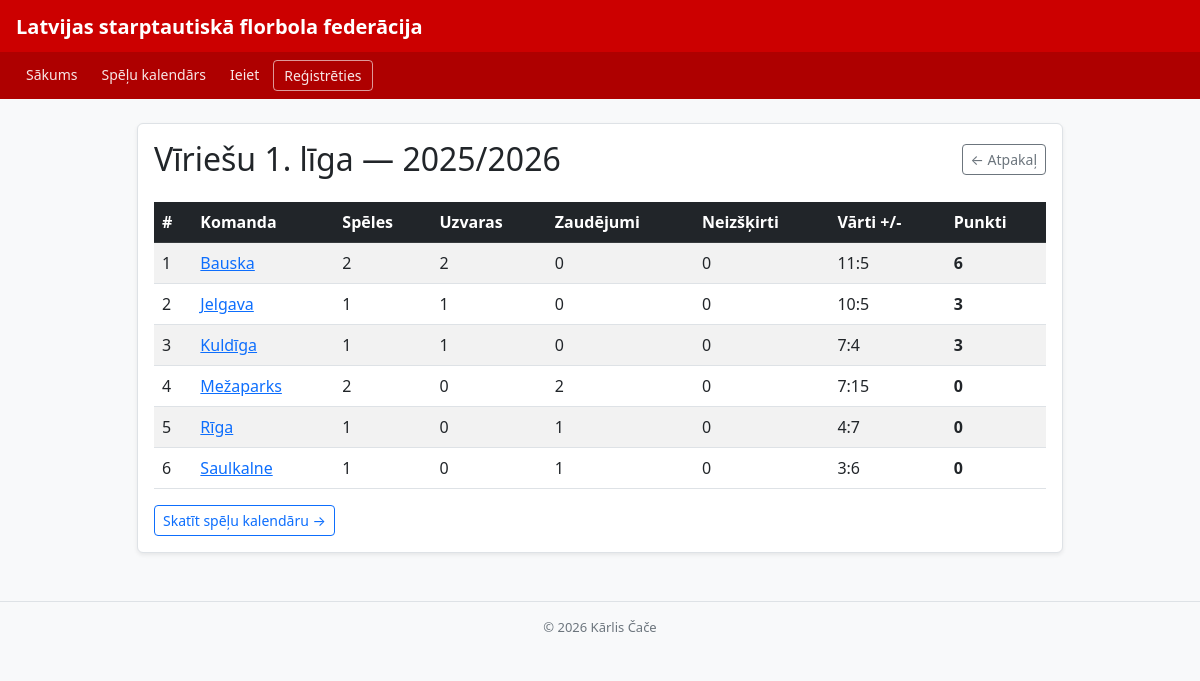
The app's page /tabula/2 with its own data.
### tables this page shows
CREATE TABLE ligas (
            id        INTEGER PRIMARY KEY AUTOINCREMENT,
            nosaukums TEXT NOT NULL,
            sezona    TEXT NOT NULL
        );

CREATE TABLE komandas (
            id        INTEGER PRIMARY KEY AUTOINCREMENT,
            nosaukums TEXT NOT NULL,
            liga_id   INTEGER NOT NULL,
            FOREIGN KEY (liga_id) REFERENCES ligas(id)
        );

### app.py (the view)
@app.route("/tabula/<int:liga_id>")
def tabula(liga_id):
    conn = get_db()
    liga = conn.execute("SELECT * FROM ligas WHERE id = ?", (liga_id,)).fetchone()
    if not liga:
        conn.close()
        flash("Šāda līga neeksistē!", "error")
        return redirect(url_for("sakums"))
    komandas_raw = conn.execute(
        "SELECT * FROM komandas WHERE liga_id = ?", (liga_id,)
    ).fetchall()
    speles = conn.execute(
        "SELECT * FROM speles WHERE liga_id = ?", (liga_id,)
    ).fetchall()
    conn.close()
    stat = {}
    for k in komandas_raw:
        stat[k["id"]] = {
            "id": k["id"], "nosaukums": k["nosaukums"],
            "speles": 0, "uzvaras": 0, "zaudejumi": 0,
            "neizskirts": 0, "guti": 0, "ielaistie": 0, "punkti": 0
        }
    for s in speles:
        majas  = s["majas_komanda_id"]
        viesi  = s["viesi_komanda_id"]
        majas_goli = s["majas_varti"]
        viesi_goli = s["viesi_varti"]
        if majas in stat and viesi in stat:
            stat[majas]["speles"] += 1
            stat[viesi]["speles"] += 1
            stat[majas]["guti"]      += majas_goli
            stat[majas]["ielaistie"] += viesi_goli
            stat[viesi]["guti"]      += viesi_goli
            stat[viesi]["ielaistie"] += majas_goli
            if majas_goli > viesi_goli:
                stat[majas]["uzvaras"]  += 1
                stat[majas]["punkti"]   += 3
                stat[viesi]["zaudejumi"] += 1
            elif viesi_goli > majas_goli:
                stat[viesi]["uzvaras"]  += 1
                stat[viesi]["punkti"]   += 3
                stat[majas]["zaudejumi"] += 1
            else:
                stat[majas]["neizskirts"] += 1
                stat[viesi]["neizskirts"] += 1
                stat[majas]["punkti"] += 1
                stat[viesi]["punkti"] += 1
    top_komandas = sorted(stat.values(), key=lambda x: x["punkti"], reverse=True)
    return render_template("ligas.html", liga=liga, komandas=top_komandas)

### app.py (called while the page is built)
def get_db():
    conn = sqlite3.connect(fails, check_same_thread=False)
    conn.execute("PRAGMA foreign_keys = ON")
    conn.row_factory = sqlite3.Row
    return conn

### templates/ligas.html
{% extends "pamats.html" %}
{% block content %}
<div class="row justify-content-center mt-4">
    <div class="col-md-10">
        <div class="card shadow-sm">
            <div class="card-body">
                <div class="d-flex justify-content-between align-items-center mb-4">
                    <h2 class="mb-0">{{ liga.nosaukums }} &mdash; {{ liga.sezona }}</h2>
                    <a href="/" class="btn btn-outline-secondary btn-sm">&larr; Atpakaļ</a>
                </div>
                {% if komandas %}
                    <table class="table table-striped table-hover">
                        <thead class="table-dark">
                            <tr>
                                <th>#</th>
                                <th>Komanda</th>
                                <th>Spēles</th>
                                <th>Uzvaras</th>
                                <th>Zaudējumi</th>
                                <th>Neizšķirti</th>
                                <th>Vārti +/-</th>
                                <th>Punkti</th>
                            </tr>
                        </thead>
                        <tbody>
                            {% for k in komandas %}
                                <tr>
                                    <td>{{ loop.index }}</td>
                                    <td><a href="/komanda/{{ k.id }}">{{ k.nosaukums }}</a></td>
                                    <td>{{ k.speles }}</td>
                                    <td>{{ k.uzvaras }}</td>
                                    <td>{{ k.zaudejumi }}</td>
                                    <td>{{ k.neizskirts }}</td>
                                    <td>{{ k.guti }}:{{ k.ielaistie }}</td>
                                    <td><strong>{{ k.punkti }}</strong></td>
                                </tr>
                            {% endfor %}
                        </tbody>
                    </table>
                {% else %}
                    <p class="text-muted">Šajā līgā vēl nav komandu.</p>
                {% endif %}
                <div class="mt-3">
                    <a href="/speles/{{ liga.id }}" class="btn btn-outline-primary btn-sm">Skatīt spēļu kalendāru &rarr;</a>
                </div>
            </div>
        </div>
    </div>
</div>
{% endblock %}

### templates/pamats.html (style rules this page uses)
body { background: #f8f9fa; }
.card { border: 1px solid #dee2e6; border-radius: 6px; }

### records on screen
ligas: nosaukums "Vīriešu 1. līga", sezona "2025/2026"
komandas: nosaukums "Bauska", speles "2", uzvaras "2", zaudejumi "0", neizskirts "0", guti "11", ielaistie "5", punkti "6"
komandas: nosaukums "Jelgava", speles "1", uzvaras "1", zaudejumi "0", neizskirts "0", guti "10", ielaistie "5", punkti "3"
komandas: nosaukums "Kuldīga", speles "1", uzvaras "1", zaudejumi "0", neizskirts "0", guti "7", ielaistie "4", punkti "3"
komandas: nosaukums "Mežaparks", speles "2", uzvaras "0", zaudejumi "2", neizskirts "0", guti "7", ielaistie "15", punkti "0"
komandas: nosaukums "Rīga", speles "1", uzvaras "0", zaudejumi "1", neizskirts "0", guti "4", ielaistie "7", punkti "0"
komandas: nosaukums "Saulkalne", speles "1", uzvaras "0", zaudejumi "1", neizskirts "0", guti "3", ielaistie "6", punkti "0"
